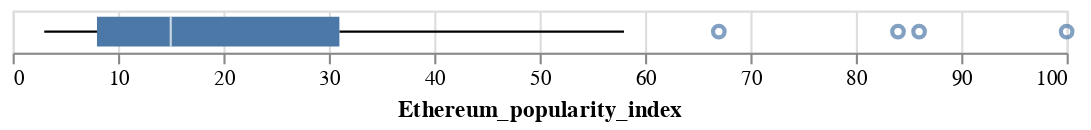

Here is the notebook cell this chart was saved with:
### Code cell
import altair as alt
chart = alt.Chart(ethereum_popularity_data).mark_boxplot().encode(x='Ethereum_popularity_index').properties(width=500)
chart

### Figure 1 — Vega-Lite specification as saved in the notebook (floating-point values rounded to 4 significant figures; data arrays with more than 128 entries replaced by an {"elided": "..."} marker saying what was removed)
{"config": {"view": {"continuousWidth": 400, "continuousHeight": 300}}, "data": {"name": "data-df947f2a9d1d28a1760f7a3385e6625f"}, "mark": "boxplot", "encoding": {"x": {"field": "Ethereum_popularity_index", "type": "quantitative"}}, "width": 500, "$schema": "https://vega.github.io/schema/vega-lite/v4.17.0.json", "datasets": {"data-df947f2a9d1d28a1760f7a3385e6625f": {"elided": "263 records"}}}
